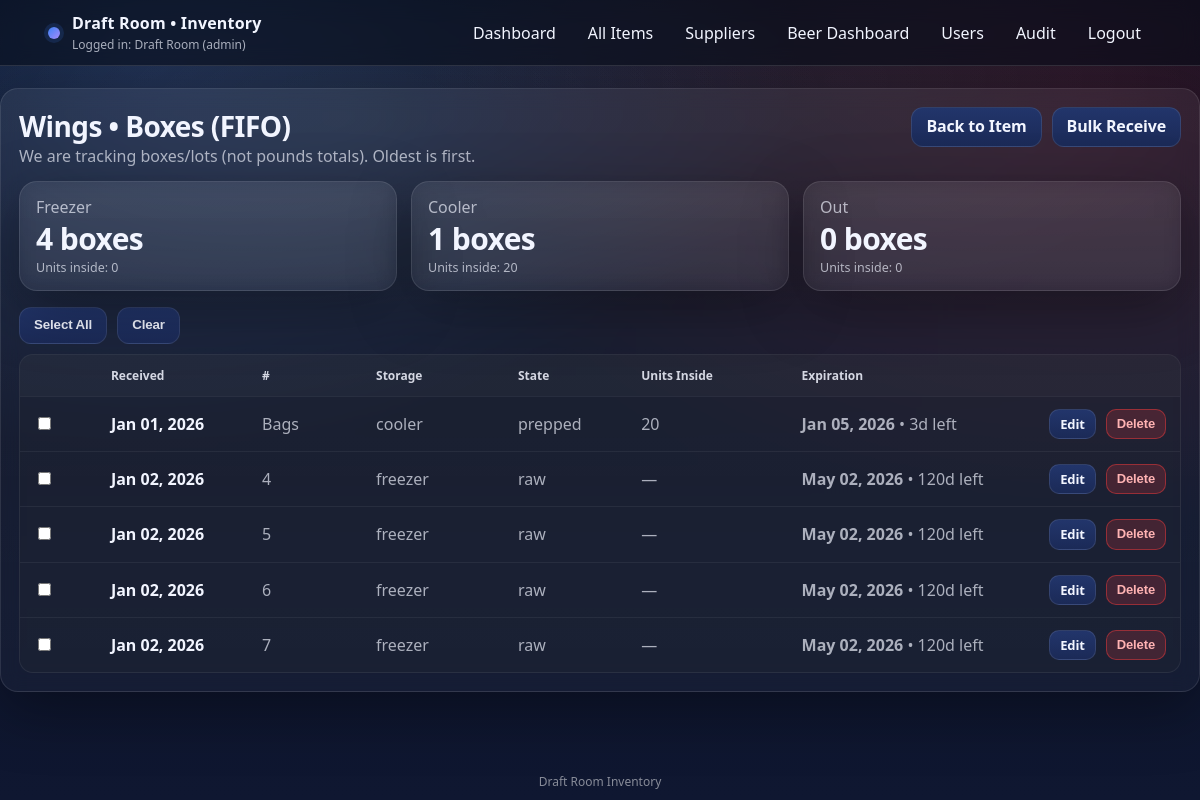
/items/1/lots (signed in), run on an earlier commit of the app's database.
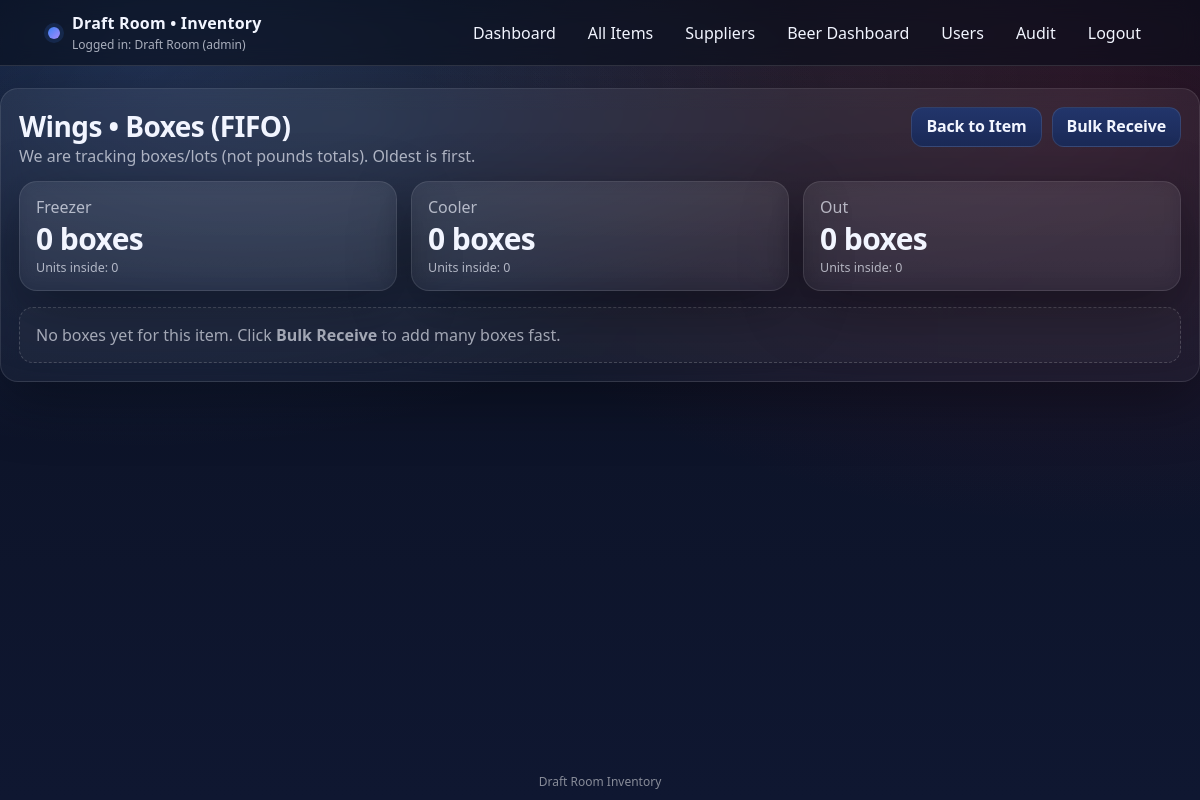
And on a later commit of the database.
### app.py (models this page shows)
class InventoryLot(db.Model):
    __tablename__ = "inventory_lots"
    id = db.Column(db.Integer, primary_key=True)
    item_id = db.Column(db.Integer, db.ForeignKey("items.id"), nullable=False)
    lot_number = db.Column(db.Integer, nullable=True)
    lot_label = db.Column(db.String(60), nullable=True)
    received_date = db.Column(db.Date, nullable=False, default=date.today)
    quantity = db.Column(db.Float, nullable=False, default=1.0)
    count_units = db.Column(db.Integer, nullable=True)
    unit_cost = db.Column(db.Float, nullable=True)
    storage = db.Column(db.String(20), nullable=False, default="cooler")  # freezer|cooler|out
    state = db.Column(db.String(20), nullable=False, default="raw")       # raw|prepped
    expiration_override = db.Column(db.Date, nullable=True)
    notes = db.Column(db.String(400), nullable=True)
    is_consumed = db.Column(db.Boolean, nullable=False, default=False)
    created_at = db.Column(db.DateTime, nullable=False, default=utcnow)

### app.py (the view)
@app.get("/items/<int:item_id>/lots")
def item_lots(item_id: int):
    guard = require_view_access()
    if guard:
        return guard
    item = Item.query.get_or_404(item_id)
    lots = (
        InventoryLot.query
        .filter(InventoryLot.item_id == item.id)
        .order_by(
            InventoryLot.received_date.asc(),
            InventoryLot.lot_number.asc().nulls_last(),
            InventoryLot.id.asc()
        )
        .all()
    )
    totals = {
        "freezer_boxes": 0,
        "cooler_boxes": 0,
        "out_boxes": 0,
        "freezer_units": 0,
        "cooler_units": 0,
        "out_units": 0,
        "count": len(lots),
    }
    rows = []
    for lot in lots:
        exp = compute_lot_expiration(item, lot)
        left = days_left(exp)
        if not lot.is_consumed:
            box_count = int(round(lot.quantity or 1.0))
            if box_count < 1:
                box_count = 1
            if lot.storage == "freezer":
                totals["freezer_boxes"] += box_count
                totals["freezer_units"] += int(lot.count_units or 0)
            elif lot.storage == "cooler":
                totals["cooler_boxes"] += box_count
                totals["cooler_units"] += int(lot.count_units or 0)
            else:
                totals["out_boxes"] += box_count
                totals["out_units"] += int(lot.count_units or 0)
        rows.append({"lot": lot, "expires_on": exp, "days_left": left})
    start_num = next_lot_number(item.id)
    return render_template("item_lots.html", item=item, rows=rows, totals=totals, start_num=start_num)

### app.py (called while the page is built)
def role_rank(role: str | None) -> int:
    if not role:
        return 0
    return ROLE_RANK.get(role.strip().lower(), 0)

def current_user() -> Optional["User"]:
    uid = session.get("user_id")
    if not uid:
        return None
    try:
        return User.query.get(int(uid))
    except Exception:
        return None

def current_user_role() -> str:
    if session.get("break_glass_admin") is True:
        return "admin"
    u = current_user()
    if not u:
        return ""
    return (u.role or "").lower()

def is_logged_in() -> bool:
    return (session.get("break_glass_admin") is True) or (session.get("user_id") is not None)

def can_manage_users() -> bool:
    return current_user_role() == "admin"

def can_edit_inventory() -> bool:
    return role_rank(current_user_role()) >= ROLE_RANK["manager"]

def can_view_inventory() -> bool:
    return role_rank(current_user_role()) >= ROLE_RANK["staff"] or (session.get("break_glass_admin") is True)

def days_left(exp: Optional[date]) -> Optional[int]:
    if not exp:
        return None
    return (exp - date.today()).days

### templates/item_lots.html (shortened to what the changed rows need)
{% extends "base.html" %}
{% block content %}
<section class="card">
  <div class="cardhead">
    <div>
      <h1>{{ item.name }} • Boxes (FIFO)</h1>
    </div>
    <div class="actions">
    </div>
  </div>
  <div class="grid3">
    <div class="card mini">
      <div class="muted">Freezer</div>
      <div class="big">{{ totals.freezer_boxes }} boxes</div>
      <div class="muted smalltxt">Units inside: {{ totals.freezer_units }}</div>
    </div>
    <div class="card mini">
      <div class="muted">Cooler</div>
      <div class="big">{{ totals.cooler_boxes }} boxes</div>
      <div class="muted smalltxt">Units inside: {{ totals.cooler_units }}</div>
    </div>
    <div class="card mini">
    </div>
  </div>
  <div style="height:16px;"></div>
  {% if can_edit_inventory and rows and rows|length > 0 %}
    <form method="POST" action="/items/{{ item.id }}/lots/bulk_delete" id="bulkDeleteForm">
      <div class="actions" style="gap:10px; align-items:center; flex-wrap:wrap;">
        <button type="button" class="btn" id="selectAllBtn">Select All</button>
        <button type="button" class="btn" id="clearAllBtn">Clear</button>
      </div>
      <div style="height:10px;"></div>
      <div class="table">
        <div class="row head" style="grid-template-columns: {% if can_edit_inventory %}.35fr {% endif %}.75fr .55fr .7fr .6fr .8fr 1.2fr {% if can_edit_inventory %}.7fr{% endif %};">
          <div>Received</div>
          <div>#</div>
          <div>Storage</div>
          <div>State</div>
          <div>Units Inside</div>
          <div>Expiration</div>
        </div>
        {% for r in rows %}
          {% set lot = r.lot %}
          {% set exp = r.expires_on %}
          {% set left = r.days_left %}
          <div class="row" style="grid-template-columns: {% if can_edit_inventory %}.35fr {% endif %}.75fr .55fr .7fr .6fr .8fr 1.2fr {% if can_edit_inventory %}.7fr{% endif %};">
            {% if can_edit_inventory %}
              <div>
                <input
                  type="checkbox"
                  class="lotCheck"
                  name="lot_ids"
                  value="{{ lot.id }}"
                >
              </div>
            {% endif %}
            <div class="strong">{{ lot.received_date.strftime("%b %d, %Y") }}</div>
            <div class="muted">
              {% if lot.lot_number %}
                {{ lot.lot_number }}
              {% elif lot.lot_label %}
                {{ lot.lot_label }}
              {% else %}
                —
              {% endif %}
            </div>
            <div class="muted">{{ lot.storage }}</div>
            <div class="muted">{{ lot.state }}</div>
            <div class="muted">
              {% if lot.count_units %}
                {{ lot.count_units }}
              {% else %}
                —
              {% endif %}
            </div>
            <div class="muted">
              {% if exp %}
                <span class="strong">{{ exp.strftime("%b %d, %Y") }}</span>
                {% if left is not none %}
                  {% if left < 0 %}
                    <span class="muted"> • EXPIRED ({{ left * -1 }}d ago)</span>
                  {% elif left == 0 %}
                    <span class="muted"> • expires today</span>
                  {% else %}
                    <span class="muted"> • {{ left }}d left</span>
                  {% endif %}
                {% endif %}
              {% else %}
                <span class="muted">No rule set</span>
                <span class="muted smalltxt"> (set shelf-life on item)</span>
              {% endif %}
            </div>
            {% if can_edit_inventory %}
              <div class="row-actions">
                <a class="btn small" href="/lots/{{ lot.id }}/edit">Edit</a>
                <form method="POST" action="/lots/{{ lot.id }}/delete" class="inline">
                  <button class="btn small danger" type="submit" onclick="return confirm('Delete this box/lot? Consumed lots are blocked.')">Delete</button>
                </form>
              </div>
            {% endif %}
          </div>
        {% endfor %}
      </div>
    </form>
  {% else %}
    <div class="empty">
      No boxes yet for this item. Click <b>Bulk Receive</b> to add many boxes fast.
    </div>
  {% endif %}
</section>
{% endblock %}

What changed in the data, as far as the page shows it:
removed InventoryLot: received_date "Jan 01, 2026", lot_label "Bags", storage "cooler", state "prepped", count_units "20"
removed InventoryLot: received_date "Jan 02, 2026", lot_number "4", storage "freezer", state "raw"
removed InventoryLot: received_date "Jan 02, 2026", lot_number "5", storage "freezer", state "raw"
removed InventoryLot: received_date "Jan 02, 2026", lot_number "6", storage "freezer", state "raw"
removed InventoryLot: received_date "Jan 02, 2026", lot_number "7", storage "freezer", state "raw"
Also different on the page:
{{ totals.freezer_boxes }}: "4" → "0"
{{ totals.cooler_boxes }}: "1" → "0"
{{ totals.cooler_units }}: "20" → "0"
text no longer shown: "Select All Clear Received # Storage State Units Inside Expiration"
text now shown: "No boxes yet for this item. Click Bulk Receive to add many boxes fast."
list line gone: "Jan 05, 2026 • 3 d left Edit Delete"
list line gone: "— May 02, 2026 • 120 d left Edit Delete"
